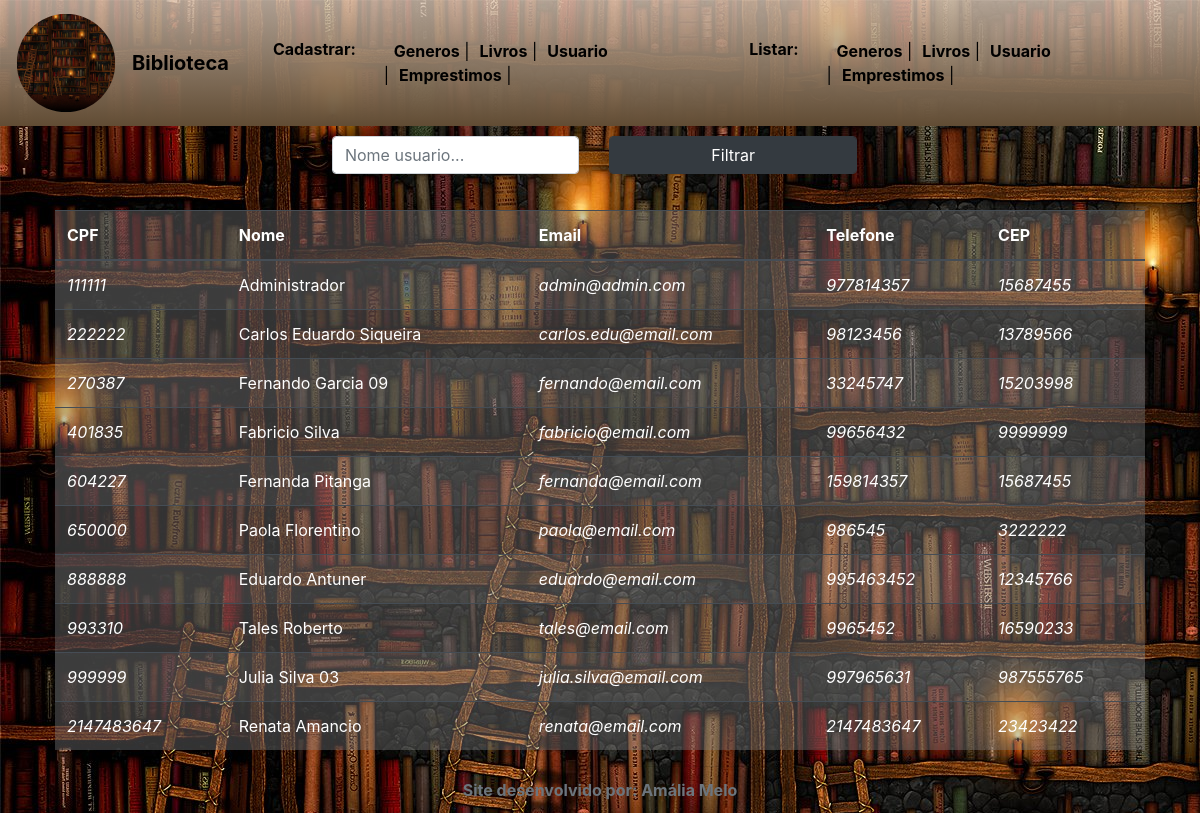
Page /20201104/lista_usuario.php on the committed database.
### tables this page shows
CREATE TABLE `usuario` (
  `cpf` int(12) NOT NULL,
  `nome_usuario` varchar(100) NOT NULL,
  `email` varchar(100) NOT NULL,
  `telefone` int(9) NOT NULL,
  `cep` int(8) NOT NULL,
  `senha` char(32) NOT NULL,
  `permissao` int(11) NOT NULL
);

### 20201104/lista_usuario.php (the view, shortened to what this page needs)
<?php
    include "conf.php";
    echo'<center>
            <form method = "POST" name="filtro" class="d-flex justify-content-center">
                <div class="form-group col-md-3" style="margin-left: 2%;">
                    <input type="text" name="nome_usuario" placeholder = "Nome usuario..." class="form-control">
                </div>
                <div class="from-group col-md-3 " style="margin-right: 3%;">
                    <button class="btn btn-dark form-control" type="button" id="filtro_usuario">Filtrar</button>
                </div>
            </form>';
        $select = "SELECT * FROM usuario ";
         $resultado = mysqli_query($conexao,$select);
    echo '<div id="filtro">
    <table class="table table-dark table-striped table-hover table2" width="50%">
    <thead class="thead">
        <tr>
            <th>CPF</th>
            <th>Nome</th>
            <th>Email</th>
            <th>Telefone</th>
            <th>CEP</th>
        </tr>
    </thead>
    ';
    while($linha = mysqli_fetch_assoc($resultado)){
    echo '<tr>
            <td style="font-style:italic;">'.$linha["cpf"].'</td>
            <td>'.$linha["nome_usuario"].'</td>
            <td style="font-style:italic;">'.$linha["email"].'</td>
            <td style="font-style:italic;">'.$linha["telefone"].'</td>
            <td style="font-style:italic;">'.$linha["cep"].'</td>
        </tr>';
    }
    echo "</table>";
    echo "<hr/> </ul></div>";
    echo'</div><div id="inserido"></div></center>';
?>

### 20201104/css/main.css (style rules this page uses)
body { min-height: 100vh; background-image: url("../img/logo.jpg"); }
.table2 { background-color: rgba(125, 125, 125, 0.4); color:white; }
div { padding:10px; }

### rows in the picture
usuario: cpf "111111", nome_usuario "Administrador", email "admin@admin.com", telefone "977814357", cep "15687455"
usuario: cpf "222222", nome_usuario "Carlos Eduardo Siqueira", email "carlos.edu@email.com", telefone "98123456", cep "13789566"
usuario: cpf "270387", nome_usuario "Fernando Garcia 09", email "fernando@email.com", telefone "33245747", cep "15203998"
usuario: cpf "401835", nome_usuario "Fabricio Silva", email "fabricio@email.com", telefone "99656432", cep "9999999"
usuario: cpf "604227", nome_usuario "Fernanda Pitanga", email "fernanda@email.com", telefone "159814357", cep "15687455"
usuario: cpf "650000", nome_usuario "Paola Florentino", email "paola@email.com", telefone "986545", cep "3222222"
usuario: cpf "888888", nome_usuario "Eduardo Antuner", email "eduardo@email.com", telefone "995463452", cep "12345766"
usuario: cpf "993310", nome_usuario "Tales Roberto", email "tales@email.com", telefone "9965452", cep "16590233"
usuario: cpf "999999", nome_usuario "Julia Silva 03", email "julia.silva@email.com", telefone "997965631", cep "987555765"
usuario: cpf "2147483647", nome_usuario "Renata Amancio", email "renata@email.com", telefone "2147483647", cep "23423422"

### other values in the picture
$l "Generos"
$l "Livros"
$l "Usuario"
$l "Emprestimos"
$desenvolvedor "Amália Melo"
